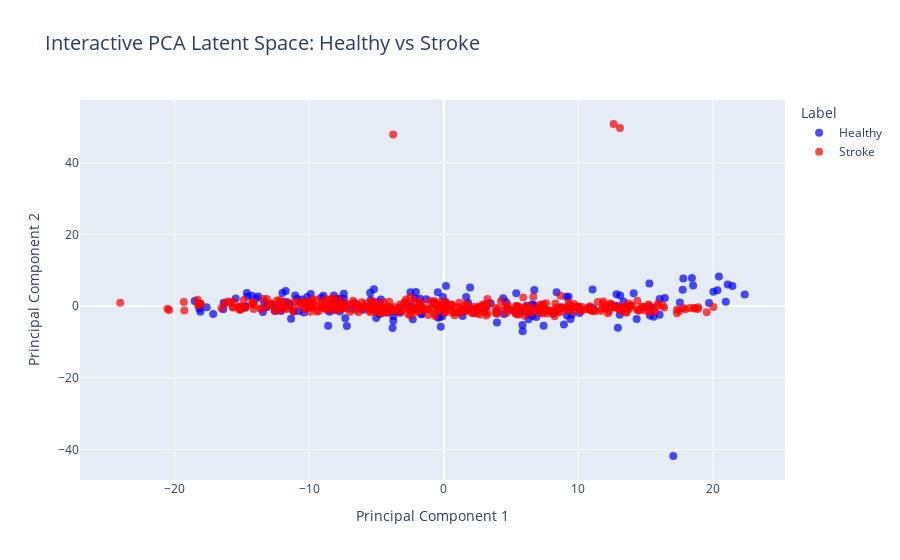

Notebook source saved alongside this figure:
### Code cell
# Step 1: Prepare data for PCA
# Flatten images into vectors for PCA
pca_components = 2
def prepare_pca_data(dataset):
    """
    将 Dataset / Subset 中的图像拉平成 (N, 128*128) 的 numpy 数组，
    只使用图像，不使用 mask。
    """
    data_list = []
    for i in range(len(dataset)):
        img, _ = dataset[i]          # img: torch.Size([1, 128, 128])
        img_np = img.squeeze(0).numpy()   # -> (128, 128)
        data_list.append(img_np.reshape(-1))  # 展平成一维

    data_array = np.stack(data_list, axis=0)  # (N, 16384)
    return data_array 


healthy_train_data = prepare_pca_data(healthy_train_dataset)
stroke_train_data = prepare_pca_data(stroke_train_dataset)
healthy_test_data = prepare_pca_data(healthy_test_dataset)
stroke_test_data = prepare_pca_data(stroke_test_dataset)

# Step 2: Apply PCA
healthy_train_latent = pca_healthy.fit_transform(healthy_train_data)
healthy_test_latent  = pca_healthy.transform(healthy_test_data)

# Interactive Latent Space Visualization
plot_interactive_latent_space(healthy_train_latent, stroke_train_latent)

### Figure 1 — Plotly figure (JSON) as saved in the notebook; plotly's stock layout.template omitted (floating-point values rounded to 4 significant figures; data arrays with more than 128 entries replaced by an {"elided": "..."} marker saying what was removed)
{"data": [{"hovertemplate": "Label=Healthy<br>Principal Component 1=%{x}<br>Principal Component 2=%{y}<extra></extra>", "legendgroup": "Healthy", "marker": {"color": "blue", "opacity": 0.7, "size": 8, "symbol": "circle"}, "mode": "markers", "name": "Healthy", "orientation": "v", "showlegend": true, "type": "scatter", "x": {"elided": "180 float values"}, "xaxis": "x", "y": {"elided": "180 float values"}, "yaxis": "y"}, {"hovertemplate": "Label=Stroke<br>Principal Component 1=%{x}<br>Principal Component 2=%{y}<extra></extra>", "legendgroup": "Stroke", "marker": {"color": "red", "opacity": 0.7, "size": 8, "symbol": "circle"}, "mode": "markers", "name": "Stroke", "orientation": "v", "showlegend": true, "type": "scatter", "x": {"elided": "411 float values"}, "xaxis": "x", "y": {"elided": "411 float values"}, "yaxis": "y"}], "layout": {"legend": {"title": {"font": {"size": 14}, "text": "Label"}, "tracegroupgap": 0}, "title": {"font": {"size": 20}, "text": "Interactive PCA Latent Space: Healthy vs Stroke"}, "xaxis": {"anchor": "y", "domain": [0, 1], "title": {"text": "Principal Component 1"}}, "yaxis": {"anchor": "x", "domain": [0, 1], "title": {"text": "Principal Component 2"}}}}
